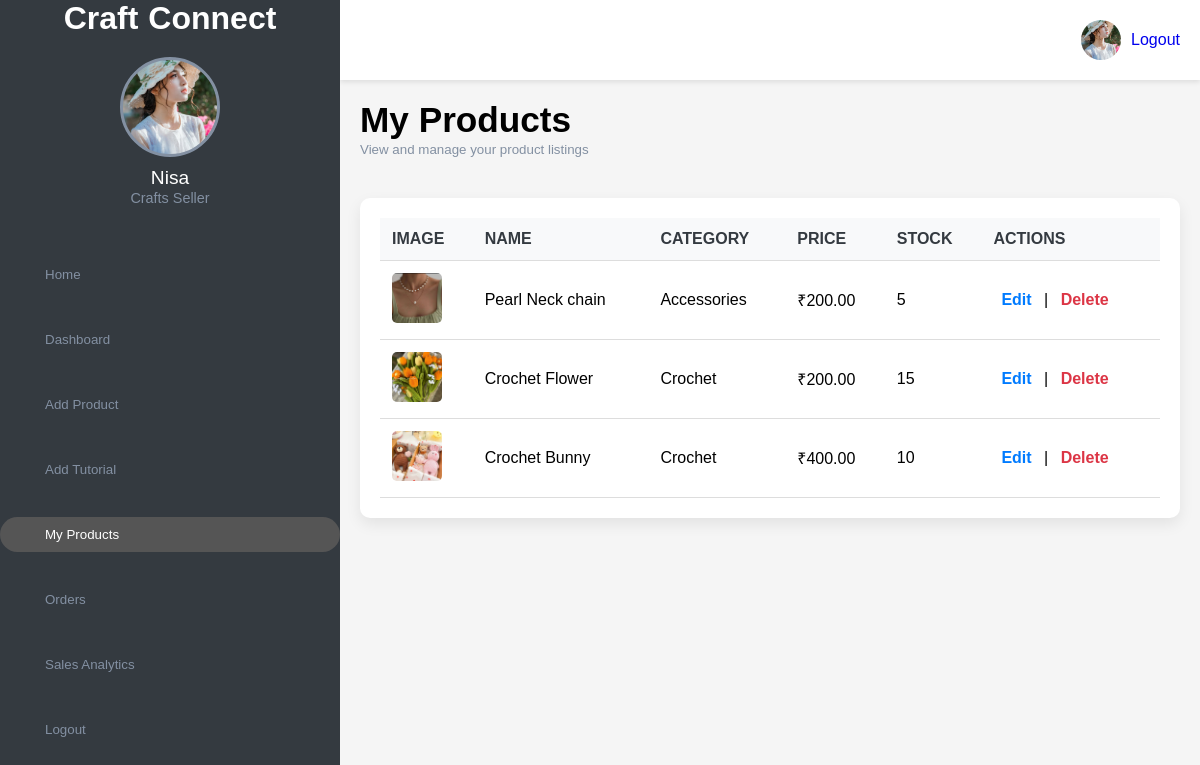
The app's page /seller/my-products.php (signed in) with its own data.
### tables this page shows
CREATE TABLE `users` (
  `id` int(11) NOT NULL,
  `name` varchar(100) NOT NULL,
  `email` varchar(100) NOT NULL,
  `password` text NOT NULL,
  `phone` varchar(15) DEFAULT NULL,
  `role` enum('buyer','seller','admin') NOT NULL,
  `profile_pic` varchar(255) DEFAULT NULL,
  `created_at` timestamp NOT NULL DEFAULT current_timestamp(),
  `status` enum('pending','approved','removed') NOT NULL DEFAULT 'pending'
);

CREATE TABLE `products` (
  `id` int(11) NOT NULL,
  `seller_id` int(11) NOT NULL,
  `name` varchar(100) NOT NULL,
  `description` text DEFAULT NULL,
  `category` varchar(50) NOT NULL,
  `price` decimal(10,2) NOT NULL,
  `stock` int(11) NOT NULL,
  `image_url` varchar(255) DEFAULT NULL,
  `created_at` datetime DEFAULT current_timestamp()
);

### seller/my-products.php (the view, shortened to what this page needs)
<?php
$conn = mysqli_connect("localhost", "root", "", "craftconnect");
$seller_id = $_SESSION['seller_id'];
$seller_sql = "SELECT name, profile_pic FROM users WHERE id = ?";
$seller_stmt = $conn->prepare($seller_sql);
$seller_stmt->bind_param("i", $seller_id);
$seller_stmt->execute();
$seller_result = $seller_stmt->get_result();
$seller = $seller_result->fetch_assoc();
$profile_img = !empty($seller['profile_pic']) ? '../' . htmlspecialchars($seller['profile_pic']) : '../img/seller.jpg';
$sql = "SELECT id, name, category, price, stock, image_url, created_at
        FROM products
        WHERE seller_id = ?
        ORDER BY created_at DESC";
$stmt = mysqli_prepare($conn, $sql);
mysqli_stmt_bind_param($stmt, "i", $seller_id);
mysqli_stmt_execute($stmt);
$result = mysqli_stmt_get_result($stmt);
?>
<!DOCTYPE html>
<html lang="en">
<head>
<link rel="stylesheet" href="style.css">
<link rel="stylesheet" href="https://maxst.icons8.com/vue-static/landings/line-awesome/line-awesome/1.3.0/css/line-awesome.min.css">
</head>
<body>
<div class="sidebar">
    <div class="side-header">
        <h1 class="m-0 display-5 font-weight-semi-bold">
            <span class="text-primary font-weight-bold border px-3 mr-1">Craft</span>Connect
        </h1>
    </div>
    <div class="side-content">
       <div class="profile">
    <div class="profile-img bg-img" style="background-image: url('<?php echo $profile_img; ?>')"></div>
    <h4><?php echo htmlspecialchars($seller['name']); ?></h4>
    <small>Crafts Seller</small>
</div>
        <div class="side-menu">
            <ul>
                <li><a href="../home/index.php"><span class="las la-user"></span><small>Home</small></a></li>
                <li><a href="seller-dashboard.php"><span class="las la-home"></span><small>Dashboard</small></a></li>
                <li><a href="add-product.php"><span class="las la-plus-square"></span><small>Add Product</small></a></li>
                <li><a href="add-tutorial.php"><span class="las la-video"></span><small>Add Tutorial</small></a></li>
                <li><a href="my-products.php" class="active"><span class="las la-box-open"></span><small>My Products</small></a></li>
                <li><a href="my-orders.php"><span class="las la-shopping-cart"></span><small>Orders</small></a></li>
                <li><a href="sales-analytics.php"><span class="las la-chart-line"></span><small>Sales Analytics</small></a></li>
                <li><a href="../home/logout.php"><span class="las la-sign-out-alt"></span><small>Logout</small></a></li>
            </ul>
        </div>
    </div>
</div>
<div class="main-content">
    <header>
        <div class="header-menu">
           <div class="user">
    <div class="bg-img" style="background-image: url('<?php echo $profile_img; ?>')"></div>
    <span><a href="../home/logout.php">Logout</a></span>
</div>
        </div>
    </header>
    <main>
        <div class="page-header">
            <h1>My Products</h1>
            <small>View and manage your product listings</small>
        </div>
        <div class="page-content">
            <div class="table-container">
                <table>
                    <thead>
                        <tr>
                            <th>Image</th>
                            <th>Name</th>
                            <th>Category</th>
                            <th>Price</th>
                            <th>Stock</th>
                            <th>Actions</th>
                        </tr>
                    </thead>
                    <tbody>
                        <?php if (mysqli_num_rows($result) > 0): ?>
                            <?php while ($row = mysqli_fetch_assoc($result)): ?>
                            <tr>
                                <td>
                                    <?php
                                    $img = !empty($row['image_url']) ? '../' . htmlspecialchars($row['image_url']) : '../images/no-image.png';
                                    ?>
                                    <img src="<?php echo $img; ?>"
                                            alt="<?php echo htmlspecialchars($row['name']); ?>"
                                            class="product-img">
                                </td>
                                <td><?php echo htmlspecialchars($row['name']); ?></td>
                                <td><?php echo htmlspecialchars($row['category']); ?></td>
                                <td>₹<?php echo number_format($row['price'], 2); ?></td>
                                <td><?php echo htmlspecialchars($row['stock']); ?></td>
                                <td>
                                    <a href="edit-product.php?id=<?php echo htmlspecialchars($row['id']); ?>" class="action edit">Edit</a> |
                                    <a href="delete-product.php?id=<?php echo htmlspecialchars($row['id']); ?>" class="action delete" onclick="return confirm('Are you sure you want to delete this product?');">Delete</a>
                                </td>
                            </tr>
                            <?php endwhile; ?>
                        <?php else: ?>
                        <tr>
                            <td colspan="6">No products found. Add your first product now!</td>
                        </tr>
                        <?php endif; ?>
                    </tbody>
                </table>
            </div>
        </div>
    </main>
</div>
</body>
</html>

### seller/style.css (style rules this page uses)
:root { --main-color: #555555; --color-dark: #343a40; --text-grey: #8390A2; --bg-color: #f5f5f5; }
* { padding: 0; margin: 0; box-sizing: border-box; list-style-type: none; text-decoration: none; font-family: 'Poppins', sans-serif; }
body { background-color: var(--bg-color); margin: 0 !important; padding: 0 !important; width: 100vw; overflow-x: hidden; }
.sidebar { width: 340px; height: 100%; position: fixed; left: 0; top: 0; background-color: var(--color-dark); z-index: 100; transition: width 300ms; }
.side-header { box-sizing: 30px 20px; color: #fff; display: flex; align-items: center; justify-content: center; }
.side-header span { color: #fff; font-size: 2rem; display: inline-block; margin-right: 10px; }
.side-content { display: flex; flex-direction: column; align-items: center; padding: 20px 0; }
.profile { text-align: center; margin-bottom: 20px; }
.profile .bg-img { height: 100px; width: 100px; background-size: cover; background-position: center; margin: auto; border-radius: 50%; border: 3px solid var(--text-grey); }
.profile h4 { color: #fff; margin-top: 10px; font-size: 1.2rem; font-weight: 500; }
.profile small { color: var(--text-grey); font-size: 0.9rem; }
.side-menu { width: 100%; margin-top: 20px; }
.side-menu li { padding: 10px 0; margin-bottom: 10px; }
.side-menu a { color: var(--text-grey); display: block; padding: 10px 30px; display: flex; align-items: center; transition: background-color 0.3s, color 0.3s; }
.side-menu a:hover, .side-menu a.active { background-color: var(--main-color); color: #fff; border-radius: 20px; }
.main-content { margin-left: 340px; transition: margin-left 300ms; }
header { background-color: #fff; display: flex; justify-content: space-between; align-items: center; padding: 20px; position: sticky; top: 0; z-index: 99; box-shadow: 0 2px 5px rgba(0, 0, 0, 0.1); }
.header-menu { margin-left: auto; }
.user { display: flex; align-items: center; }
.user .bg-img { height: 40px; width: 40px; border-radius: 50%; background-size: cover; background-position: center; margin-right: 10px; }
.user span { color: var(--text-grey); cursor: pointer; }
main { padding: 20px; }
.page-header { margin-bottom: 20px; }
.page-header h1 { font-size: 2.2rem; font-weight: 600; }
.page-header small { color: var(--text-grey); }
.page-content { padding: 20px 0; }
table { width: 100%; border-collapse: collapse; }
th, td { padding: 12px 15px; text-align: left; border-bottom: 1px solid #ddd; }
thead th { background-color: #f8f9fa; color: var(--color-dark); font-weight: 600; text-transform: uppercase; }

### seller/my-products.php (style rules this page uses)
.table-container { padding: 20px; border-radius: 10px; box-shadow: 0 6px 15px rgba(0,0,0,0.08); overflow-x: auto; background: #fff; }
table { width: 100%; border-collapse: collapse; min-width: 600px; }
th, td { padding: 12px; text-align: left; border-bottom: 1px solid #ddd; vertical-align: middle; }
th { background: #343a40; color: #fff; }
.action { text-decoration: none; font-weight: 600; padding: 5px 8px; border-radius: 5px; }
.edit { color: #007bff; }
.delete { color: #dc3545; }
.product-img { width: 50px; height: 50px; object-fit: cover; border-radius: 5px; }

### records on screen
users: profile_pic (picture), name "Nisa"
products: image_url (picture), name "Pearl Neck chain", category "Accessories", price "200.00", stock "5"
products: image_url (picture), name "Crochet Flower", category "Crochet", price "200.00", stock "15"
products: image_url (picture), name "Crochet Bunny", category "Crochet", price "400.00", stock "10"
